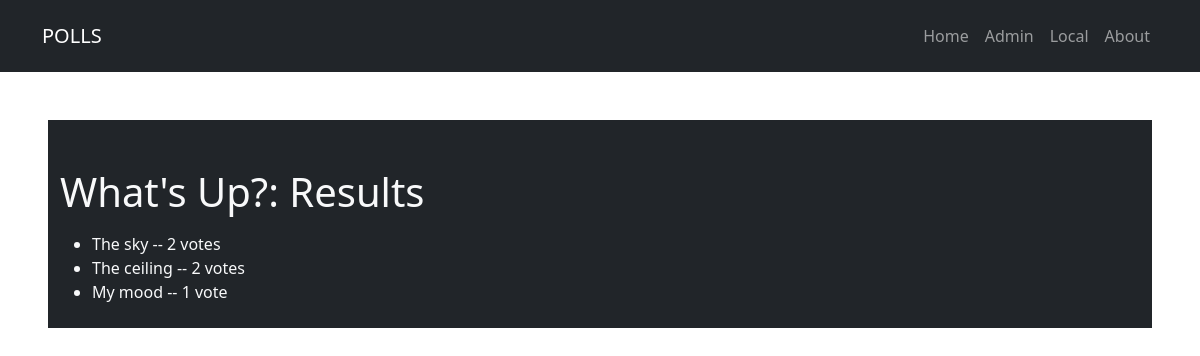
Screenshot of /polls/5/ (signed in) with the database file from the repository.
### polls/models.py (models this page shows, shortened)
class Question(models.Model):
    question_text = models.CharField(max_length=200)
    pub_date = models.DateTimeField('date published')

class Choice(models.Model):
    question = models.ForeignKey(Question, on_delete=models.CASCADE)
    choice_text = models.CharField(max_length=200)

### polls/views.py (the view)
# urls.py: path('<int:question_id>/', views.detail, name='detail'),
def detail(request, question_id):
    usersvoted = User.objects.filter(response__choice__question = question_id)
    question = Question.objects.get(pk=question_id)
    if request.user in usersvoted:
        return render(request, 'polls/results.html', {'question': question})
    return render(request, 'polls/detail.html', {'question': question})

### polls/templates/polls/results.html
{% extends "polls/base_template.html" %}
{% block title %} {{ question.question_text }}: Results {% endblock %}
{% block content %}
    {% if user.is_authenticated %}
    <ul>
        {% for choice in question.choice_set.all %}
            <li>{{ choice.choice_text }} -- {{ choice.response_set.count }} vote{{ choice.response_set.count|pluralize }}</li>
        {% endfor %}
    </ul>
    {% else %}
        <p>You are not logged in</p>
        <a href="{% url 'login' %}">Log In</a>
    {% endif %}
{% endblock %}

### rows the page displays
Question: question_text "What's Up?"
Choice: choice_text "The sky", response_set.count "2"
Choice: choice_text "The ceiling", response_set.count "2"
Choice: choice_text "My mood", response_set.count "1"
